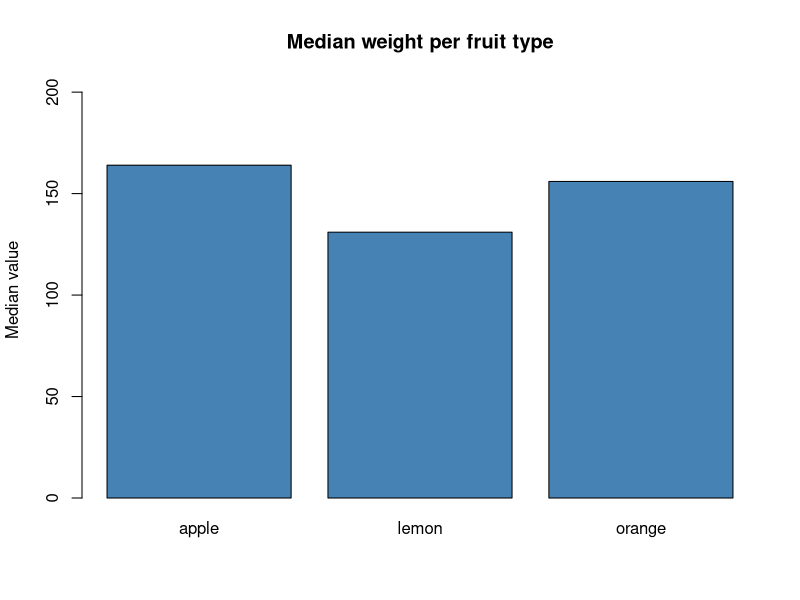

The R script that drew this image:
library(dplyr)

df = read.csv("fruits_fix.csv", header=TRUE)

new_data = df %>%
  group_by(type) %>% # Separate the rows by unique values in the type column.
  #For each group, calculate the median of the weight column.
  #Call the result median_value.
  summarise(median_value = median(weight))

new_data

barplot(new_data$median_value,
        names.arg= new_data$type,
        main="Median weight per fruit type", # title of the bar chart
        ylab="Median value", # name of the y-axis
        col="steelblue", # color of bars
        ylim=c(0, max(new_data$median_value) + max(new_data$median_value)*0.25)
)
